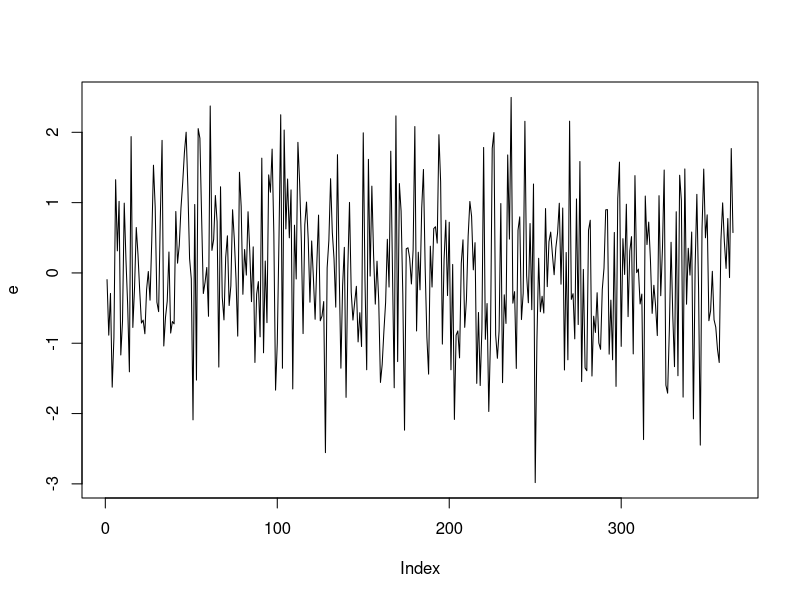
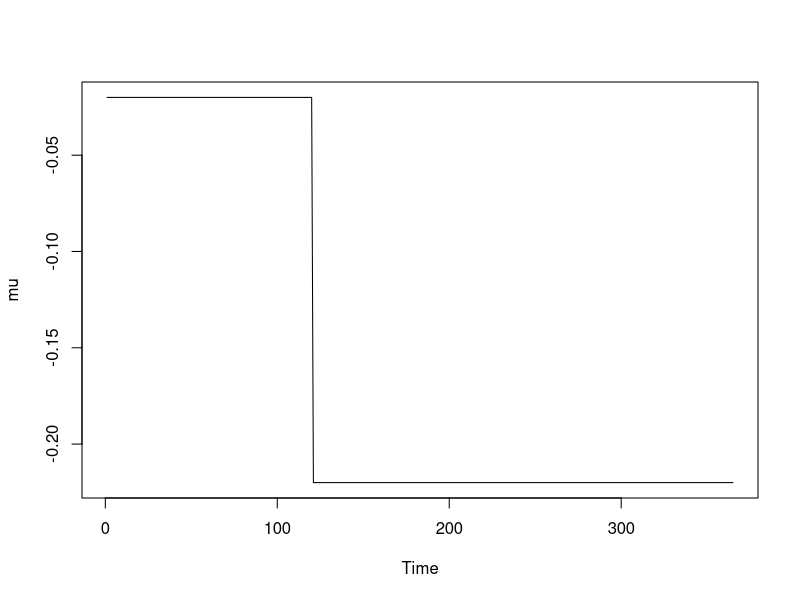
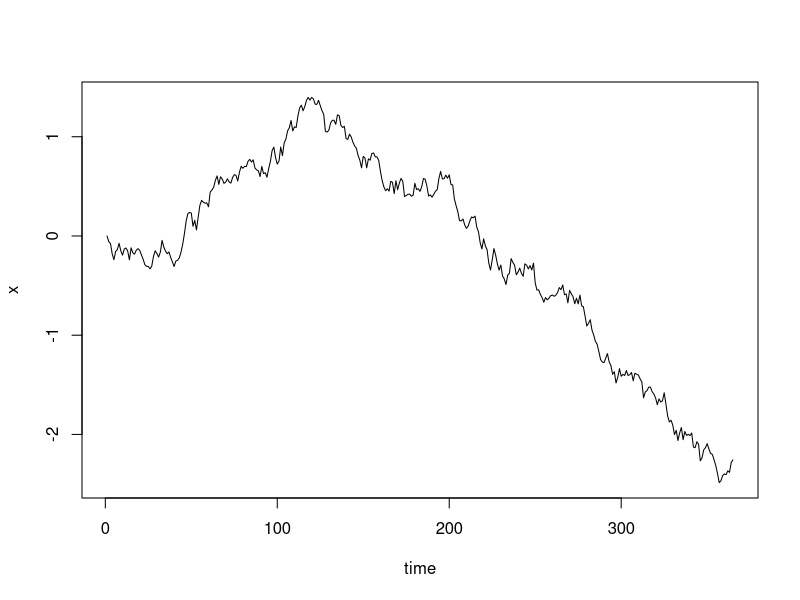

Write the R code that produced these figures, in order. (Note: this script raises an error after producing the figures.)
rm(list=ls())
require(deSolve)
set.seed(10023) #00033 #00036 #00043 #00048 previous:00033 #remove N= 00093
#Good: 00001 00033 00048 10000 10007 10012-large outbreak 10014 10016 10018 10019 10020
#Pick 10023
#Gneneral: 00036 00043 10001 10003 10006 10009 10011 10013 10017
#Small outbreak: 10002 10010 
times <- 1:365
N=52196381
## first, simulate a set of random deviates
e <- rnorm(n = length(times) , sd = 1)
write.csv(e,"rsimcovidou_e1.csv")
plot(e,type='l')
mu<-vector(length=365) 
for (t in 1:365) {
  if (t <= 120){
    mu[t]=-0.02      }                    #No lock-down policy
  else {mu[t]=-0.2-0.02 }                 #Lock-down policy
}
mu<-ts(mu)
write.csv(mu,"rsimcovidou_mu1.csv")
plot(mu,type='l')

#Simulate an O-U Process
ornstein_uhlenbeck <- function(n,theta,sigma,x0){
  dt  <- 1
  x<-vector(length=365)
  for (i in 1:n) {
    if (i==1){x[i]=x0}
    else{
      x[i]  <-  x[i-1] + theta*(mu[i]-x[i])*dt + sigma*e[i]}
      # x[i]  <-  x[i-1] + sigma*e[i]}
  }
  return(x);
}

x<- ornstein_uhlenbeck(365,0.05,sqrt(0.004),0)
plot(x,type='l',xlab="time")
# abline(v=121, col="red")
# lines(mu, col="blue")
# tt1 <-expression(mu==-0.02)
# text(30,-0.1,tt1,col="green")
# tt2 <-expression(mu==-0.02-0.2)
# text(210,-0.3,tt2,col="green")
plot(exp(x),type='l',xlab="time",ylab=TeX("$\\e^{x}=beta$"))
abline(v=121, col="red")
lines(exp(mu+0.02),col="blue")
axis(1, at=121,labels=121, col.axis="red", las=2)
tt1 <-expression(mu[beta]==1)
text(50,1.1,tt1,col="green")
tt2 <-expression(mu[beta]==0.81)
text(220,0.9,tt2,col="green")
tt3 <-expression('lockdown policy start')
text(120,0.4,tt3,col="red")
write.csv(x,"rsimcovidou_x1.csv")
#Main ODE Model
Covid_OU <- function(time, current_state, params){
  
  with(as.list(c(current_state, params)),{
    
    # N <- S+E+I+R
    dt <- 1
    dS <- -exp(x[t])*S*(E+0.1*I)/N
    dE <- exp(x[t])*S*(E+0.1*I)/N - E*(1/k+1/gamma)
    dI <- E/k-I*(1/gamma+0.0087)
    dR <- (I+E)/gamma+0.0087*I
    
    return(list(c( dt, dS, dE, dI, dR)))
  })
}
params <- c(k=2, gamma=9)   #Trial: k=5 & gamma=5; k=7 & gamma=5

# library('truncnorm')
# R0 <- rtruncnorm(1, a=0, b=1, mean = 0.15, sd = 0.15)
# E0 <-runif(1,-16, -9)
# I0 <-runif(1,-16, -9)
# 
# S <- N
# R <- R0*S
# S <- S - R
# 
# E <- exp(E0 + log(S))
# S <- S - E
# I <- exp(I0 + log(S))
# S <- S - I

# initial_state<- c(t=1, S=S, E=E, I=I, R=R)
initial_state <- c(t=1,S=N-1, E=1, I=0, R=0)
model4 <- ode(initial_state, times, Covid_OU, params)

summary(model4)

matplot(model4, type="l", lty=1, main="COVID—OU Model",ylab="counts", xlab="Time")
legend <- colnames(model4)[3:6]
legend("right", legend=legend, col=3:6, lty = 1)
Z1 <-model4[,4]/2

tau1 <- 0.1
Y1 <-vector(length = 365)
for (i in 1:365){
  #Y1[i]<- rlnorm(1,log(Z1[i,]/5),tau1)
  Y1[i]<- rlnorm(1,log(Z1[i]/5),tau1)
}
plot(Y1,type='l',ylab="Obs Y",xlab="time",col="blue")
write.csv(Y1,"rsimcovidou_Y1.csv")
write.csv(model4,"rsimcovidou_model1.csv")
